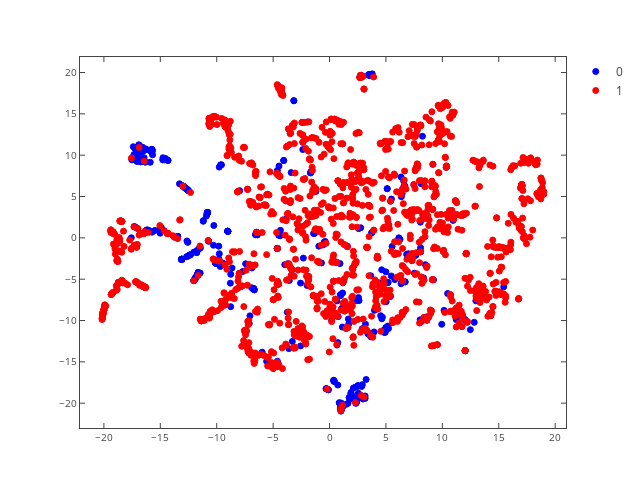

Write notebook code for a chart like this one.
### Code cell
# show it with plotly if available else with matplot
try:
    from plotly.offline import init_notebook_mode, iplot
    import plotly.tools as tls
    init_notebook_mode(connected=True)
    plotly_fig = tls.mpl_to_plotly(plt.gcf())
    plotly_fig['layout']['showlegend'] = True
    iplot(plotly_fig)
except ImportError:
    plt.show()

### Figure 1 — Plotly figure (JSON) as saved in the notebook; plotly's stock layout.template omitted (floating-point values rounded to 4 significant figures; data arrays with more than 128 entries replaced by an {"elided": "..."} marker saying what was removed)
{"data": [{"marker": {"color": "#0000FF", "line": {"color": "#0000FF", "width": 1}, "opacity": 1, "size": 6, "symbol": "circle"}, "mode": "markers", "name": "0", "type": "scatter", "uid": "8b77e8f0-db72-11e8-bafd-80ce622f088b", "x": {"elided": "479 float values"}, "xaxis": "x", "y": {"elided": "479 float values"}, "yaxis": "y"}, {"marker": {"color": "#FF0000", "line": {"color": "#FF0000", "width": 1}, "opacity": 1, "size": 6, "symbol": "circle"}, "mode": "markers", "name": "1", "type": "scatter", "uid": "8b7c0392-db72-11e8-9a68-80ce622f088b", "x": {"elided": "1558 float values"}, "xaxis": "x", "y": {"elided": "1558 float values"}, "yaxis": "y"}], "layout": {"autosize": false, "height": 480, "hovermode": "closest", "margin": {"b": 52, "l": 80, "pad": 0, "r": 63, "t": 57}, "showlegend": true, "width": 640, "xaxis": {"anchor": "y", "domain": [0, 1], "mirror": "ticks", "nticks": 11, "range": [-22.12, 20.96], "showgrid": false, "showline": true, "side": "bottom", "tickfont": {"size": 10}, "ticks": "inside", "type": "linear", "zeroline": false}, "yaxis": {"anchor": "x", "domain": [0, 1], "mirror": "ticks", "nticks": 11, "range": [-23.0, 21.88], "showgrid": false, "showline": true, "side": "left", "tickfont": {"size": 10}, "ticks": "inside", "type": "linear", "zeroline": false}}}
